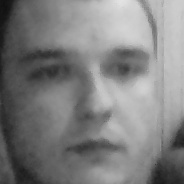
#> input picture INDIV1/dataset/User.1.1.jpg, 184 x 184 px, given in place of the camera
$ python '1)Фоткаем Лица.py'
#> lines starting #> are read from the running program, lines starting #| are printed output that depends on the picture; after the words box and inside, x2 and y2 are one past the last pixel; in counts of white or black regions, pixels touching at a corner belong together
import cv2
import os

cam = cv2.VideoCapture(0)


face_detector = cv2.CascadeClassifier('haarcascade_frontalface_default.xml')

face_id = input('\n enter user id end press  ==>  ')


count = 0

while(True):
    ret, frame = cam.read()
#> frame is the input picture: shape (184, 184, 3); min 16, max 227, mean 126.9
    gray = cv2.cvtColor(frame, cv2.COLOR_BGR2GRAY)
    faces = face_detector.detectMultiScale(gray, 1.3, 5)
#> faces = [[21, 13, 148, 148]]

    for (x,y,w,h) in faces:
        cv2.rectangle(frame, (x,y), (x+w,y+h), (255,0,0), 2)
        count += 1


        cv2.imwrite("dataset/User." + str(face_id) + '.' + str(count) + ".jpg", gray[y:y+h,x:x+w])

        cv2.imshow('image', cv2.resize(frame,(300,300)))
#> this loop made 1 pass
#> (x, y, w, h, count) on pass 1: (21, 13, 148, 148, 1)
#> pass 1, `cv2.imwrite("dataset/User." + str(face_id) + '.' + str(count) + ".jpg"..`:
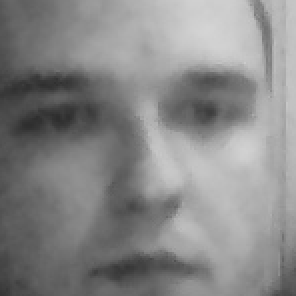
#> saved as User..1.jpg: shape (148, 148) (shown 2 times larger); min 45, max 212, mean 135.3
#> pass 1, `cv2.imshow('image', cv2.resize(frame,(300,300)))`:
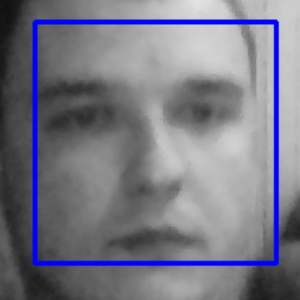
#> window 'image': shape (300, 300, 3); mean B, G, R 133.4, 120, 120
#> after the loop:
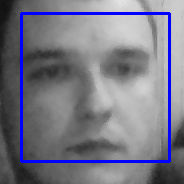
#> frame: shape (184, 184, 3); 5.23% of pixels changed, all inside (x1, y1, x2, y2) = (20, 12, 171, 163)
#> after the loop, count = 1

    k = cv2.waitKey(100) & 0xff # Press 'ESC' for exiting video
#> (key Esc is pressed here)
    if k == 27:
        break
    elif count >= 30: # Take 30 face sample and stop video
         break


print("\n 30 нафотал")
cam.release()
cv2.destroyAllWindows()

$ run again, on INDIV1/dataset/User.1.10.jpg
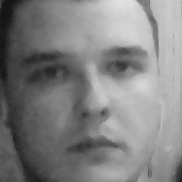
#> input picture INDIV1/dataset/User.1.10.jpg, 182 x 182 px, given in place of the camera
#> frame is the input picture: shape (182, 182, 3); min 17, max 226, mean 129.1
#> faces = [[22, 15, 143, 143]]
#> the loop `for (x,y,w,h) in faces:` made 1 pass
#> (x, y, w, h, count) on pass 1: (22, 15, 143, 143, 1)
#> pass 1, `cv2.imwrite("dataset/User." + str(face_id) + '.' + str(count) + ".jpg"..`:
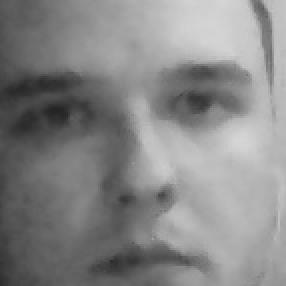
#> saved as User..1.jpg: shape (143, 143) (shown 2 times larger); min 36, max 213, mean 134.6
#> after the loop `for (x,y,w,h) in faces:`:
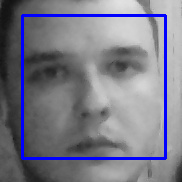
#> frame: shape (182, 182, 3); 5.17% of pixels changed, all inside (x1, y1, x2, y2) = (21, 14, 167, 160)
#> after the loop `for (x,y,w,h) in faces:`: count = 1
